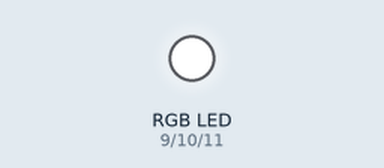
Recording of a sketch running on a simulated Arduino Uno, built with avr-gcc and run on an emulated ATmega328P. Shown: an RGB LED mixed from three pins (HIGH = lit). Dim RGB values are drawn brighter than linear; random numbers use the default seed unless the sketch sets one.

Above: at 0.05 s.
At 4.95 s:
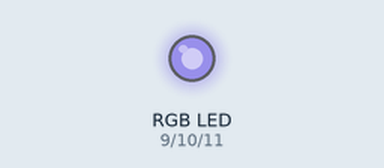
At 9.95 s:
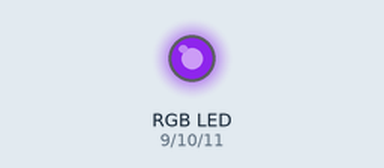
At 19.96 s:
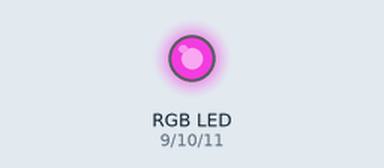
At 29.97 s:
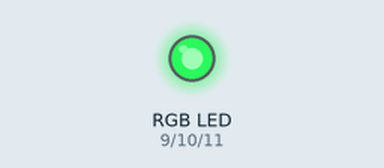
At 39.88 s:
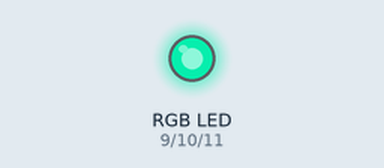
Timing chart, 0 to 40.0 s (numbered marks = the images above):
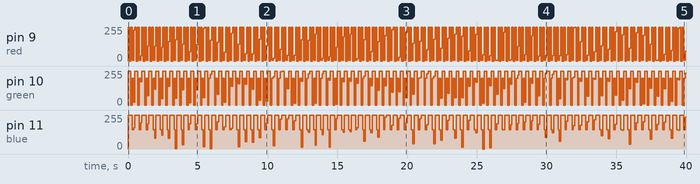

The sketch:

R_G_B.ino
```cpp
int red = 9;
int green = 10;
int blue = 11;
int bekleme = 100;

void setup() {
  pinMode (red, OUTPUT);
  pinMode (green, OUTPUT);
  pinMode (blue, OUTPUT);
}

void loop() {

analogWrite(red,255); // 9 numaralı pwm pinini 255 değeride eşitledik
analogWrite(green,255); //10 numaralı pwm pinini 255 değeride eşitledik
analogWrite(blue,255); // 11 numaralı pwm pinini 255 değeride eşitledik
delay(bekleme);

analogWrite(red,0);
analogWrite(green,255);
analogWrite(blue,255);
delay(bekleme);

analogWrite(red,255);
analogWrite(green,0);
analogWrite(blue,255);
delay(bekleme);

analogWrite(red,5);
analogWrite(green,200);
analogWrite(blue,145);
delay(bekleme);

analogWrite(red,random(0,255));
analogWrite(green,random(0,255));
analogWrite(blue,random(0,255));
delay(bekleme);
}
```

Measured:
- by itself, pin 9 (red): 0/255 → 255/255 at 0.00 s, → 0/255 0.10 s later, → 255/255 0.10 s later, → 5/255 0.10 s later, … (400 changes in this stretch)
- by itself, pin 10 (green): 0/255 → 255/255 at 0.00 s, → 0/255 0.20 s later, → 200/255 0.10 s later, → 19/255 0.10 s later, … (320 changes in this stretch)
